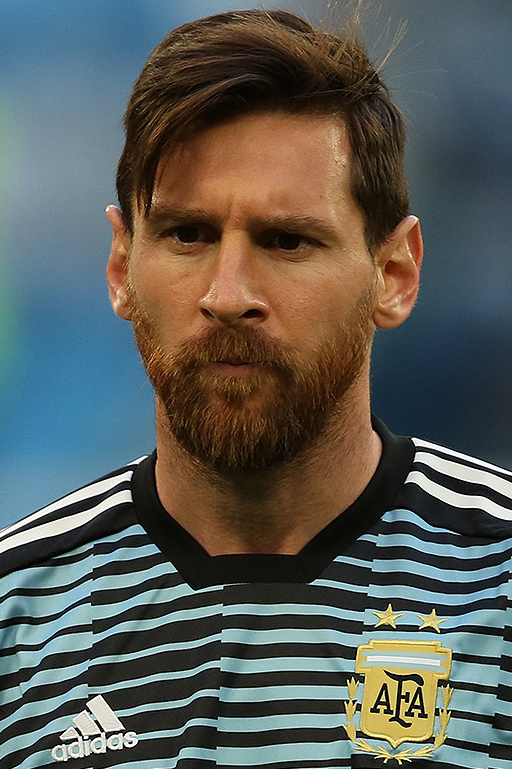
#> input picture resources/faces/train/Messi/0001.jpg, 512 x 769 px, found by its file name; its folder holds only this picture in this run
$ python faces_train.py
#> lines starting #> are read from the running program, lines starting #| are printed output that depends on the picture
import os
import cv2 as cv
import numpy as np

people = ['Messi', 'Ronaldo']

DIR = r'/home/luiz/Documents/opencv-learning/face-recognition/resources/faces/train'

haar_cascade = cv.CascadeClassifier("haar_faces.xml")

features = []

labels = []

def create_train():
    for person in people:
        path = os.path.join(DIR, person)
        label = people.index(person)

        for img in os.listdir(path):
            img_path = os.path.join(path,img)

            img_array = cv.imread(img_path)
#> img_array is the input picture: shape (769, 512, 3); mean B, G, R 87.8, 93.2, 90.7
            if img_array is None:
                continue

            gray = cv.cvtColor(img_array, cv.COLOR_BGR2GRAY)
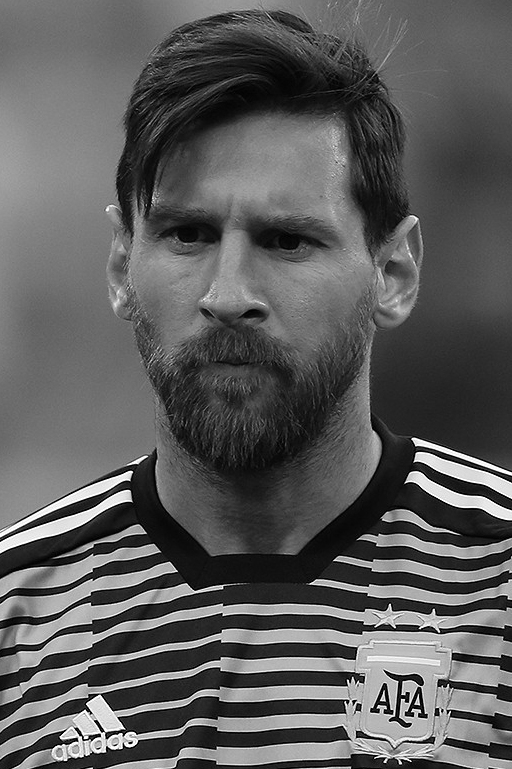
#> gray: shape (769, 512); min 0, max 255, mean 91.8

            faces_rect = haar_cascade.detectMultiScale(gray, scaleFactor=1.1, minNeighbors=4)
#> faces_rect = [[90, 126, 293, 293]]

            for (x,y,w,h) in faces_rect:
                faces_roi = gray[y:y+h, x:x+w]
                features.append(faces_roi)
                labels.append(label)
#> this loop made 1 pass
#> pass 1, in create_train, `faces_roi = gray[y:y+h, x:x+w]`:
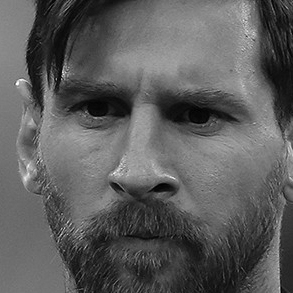
#> faces_roi: shape (293, 293); min 0, max 254, mean 93
#> after the loop, features = 1 item; labels = [0]
#> pass 2 of the loop in create_train, `for person in people:`:
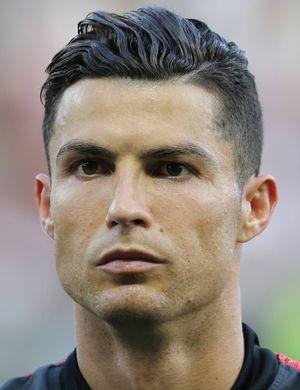
#> input picture resources/faces/train/Ronaldo/0001.jpg, 300 x 390 px, found by its file name
#> in create_train, img_array is the input picture: shape (390, 300, 3); mean B, G, R 126.3, 135.3, 144.8
#> in create_train, `gray = cv.cvtColor(img_array, cv.COLOR_BGR2GRAY)`:
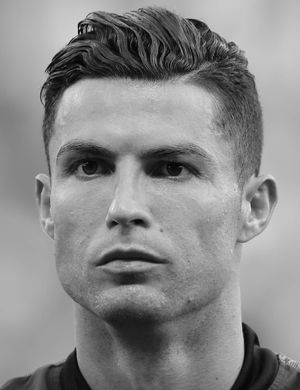
#> gray: shape (390, 300); min 0, max 244, mean 137.1
#> faces_rect = [[15, 76, 236, 236]]
#> the loop in create_train, `for (x,y,w,h) in faces_rect:` made 1 pass
#> pass 1, in create_train, `faces_roi = gray[y:y+h, x:x+w]`:
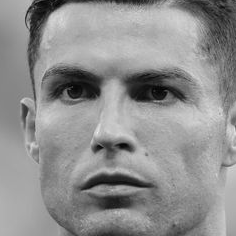
#> faces_roi: shape (236, 236); min 1, max 244, mean 143.3
#> after the loop in create_train, `for (x,y,w,h) in faces_rect:`: features = 2 items; labels = [0, 1]

create_train()
print('Training done ---------------')

features = np.array(features, dtype='object')
labels = np.array(labels)

face_recognizer = cv.face.LBPHFaceRecognizer_create()

# Train the Recognizer on the features list and the labels list
face_recognizer.train(features,labels)

face_recognizer.save('face_trained.yml')
np.save('features.npy', features)
np.save('labels.npy', labels)
